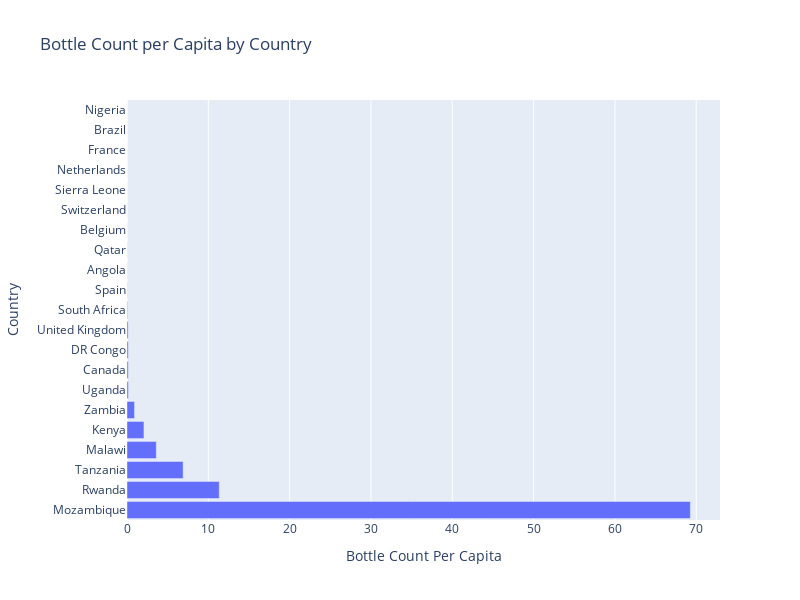

The notebook cell saved with this chart:
### Markdown cell above
***Bar Plot showing plasic bottle count per capita for each country***

### Code cell
import plotly.graph_objects as go

# Sort the data by bottle_count_per_capita in descending order
bottle_count_per_capita_bar_df = merged_mapping_df.sort_values('bottle_count_per_capita', ascending=False)

# Create the bar plot
bar = go.Figure(data=go.Bar(
    x=bottle_count_per_capita_bar_df['bottle_count_per_capita'],
    y=bottle_count_per_capita_bar_df['country_name'],
    orientation='h'
))

# Customize the layout
bar.update_layout(
    title='Bottle Count per Capita by Country',
    xaxis_title='Bottle Count Per Capita',
    yaxis_title='Country',
    bargap=0.1,
    bargroupgap=0.05,
    height=600,
    width=800
)

# Show the plot
bar.show()

### Figure 1 — Plotly figure (JSON) as saved in the notebook; plotly's stock layout.template omitted (floating-point values rounded to 4 significant figures)
{"data": [{"orientation": "h", "type": "bar", "x": [69.28, 11.34, 6.903, 3.604, 2.084, 0.9255, 0.1705, 0.1554, 0.1551, 0.1401, 0.06682, 0.02084, 0.01526, 0.01373, 0.004118, 0.002632, 0.001162, 0.000854, 0.000557, 9.289e-05, 2.288e-05], "y": ["Mozambique", "Rwanda", "Tanzania", "Malawi", "Kenya", "Zambia", "Uganda", "Canada", "DR Congo", "United Kingdom", "South Africa", "Spain", "Angola", "Qatar", "Belgium", "Switzerland", "Sierra Leone", "Netherlands", "France", "Brazil", "Nigeria"]}], "layout": {"bargap": 0.1, "bargroupgap": 0.05, "height": 600, "title": {"text": "Bottle Count per Capita by Country"}, "width": 800, "xaxis": {"title": {"text": "Bottle Count Per Capita"}}, "yaxis": {"title": {"text": "Country"}}}}
